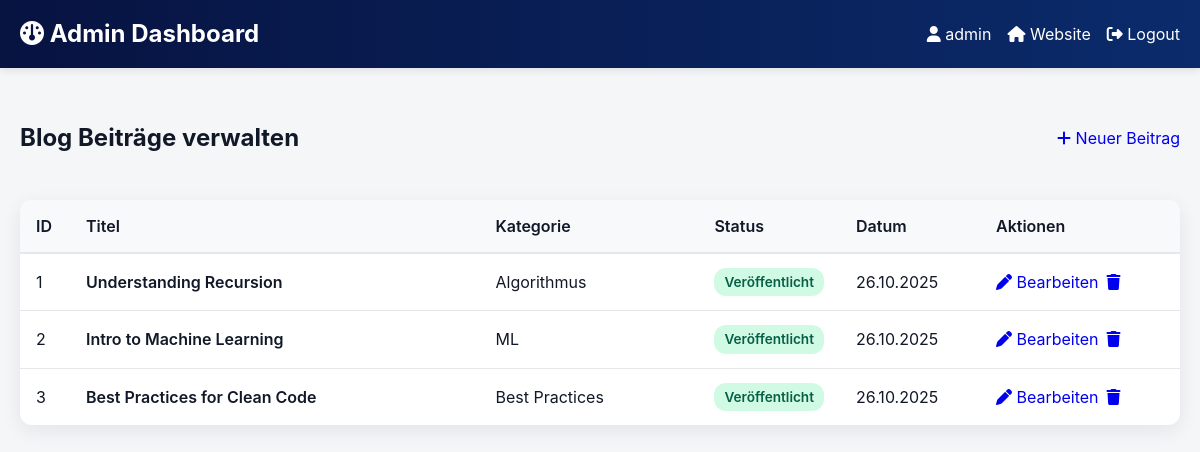
/admin/index.php (signed in), run on the app's committed database.
### tables this page shows
CREATE TABLE IF NOT EXISTS posts (
    id INT AUTO_INCREMENT PRIMARY KEY,
    title VARCHAR(200) NOT NULL,
    slug VARCHAR(200) UNIQUE NOT NULL,
    excerpt TEXT,
    content TEXT NOT NULL,
    image_url VARCHAR(500),
    category_id INT,
    author_id INT NOT NULL,
    published BOOLEAN DEFAULT FALSE,
    created_at TIMESTAMP DEFAULT CURRENT_TIMESTAMP,
    updated_at TIMESTAMP DEFAULT CURRENT_TIMESTAMP ON UPDATE CURRENT_TIMESTAMP,
    FOREIGN KEY (category_id) REFERENCES categories(id) ON DELETE SET NULL,
    FOREIGN KEY (author_id) REFERENCES users(id) ON DELETE CASCADE,
    INDEX idx_slug (slug),
    INDEX idx_published (published),
    INDEX idx_created_at (created_at)
);

CREATE TABLE IF NOT EXISTS categories (
    id INT AUTO_INCREMENT PRIMARY KEY,
    name VARCHAR(50) UNIQUE NOT NULL,
    slug VARCHAR(50) UNIQUE NOT NULL,
    color VARCHAR(20) DEFAULT 'info',
    created_at TIMESTAMP DEFAULT CURRENT_TIMESTAMP,
    INDEX idx_slug (slug)
);

### includes/auth.php (called while the page is built, shortened)
<?php
function getUsername() {
    return $_SESSION['username'] ?? null;
}

### includes/posts.php (called while the page is built, shortened)
<?php
function getAllPosts($db, $publishedOnly = true) {
    try {
        $sql = "SELECT p.*, c.name as category_name, c.slug as category_slug, c.color as category_color,
                       u.username as author_name
                FROM posts p
                LEFT JOIN categories c ON p.category_id = c.id
                LEFT JOIN users u ON p.author_id = u.id";
        $sql .= " ORDER BY p.created_at DESC";
        $stmt = $db->prepare($sql);
        $stmt->execute();
        return $stmt->fetchAll();
    } catch(PDOException $e) {
        error_log("Get Posts Error: " . $e->getMessage());
        return [];
    }
}

### admin/index.php (the view, shortened to what this page needs)
<?php
require_once '../includes/auth.php';
require_once '../includes/posts.php';
$database = new Database();
$db = $database->getConnection();
$posts = getAllPosts($db, false);
$username = getUsername();
?>
<!DOCTYPE html>
<html lang="de">
<head>
    <link rel="stylesheet" href="../style.css">
    <link rel="stylesheet" href="https://early.webawesome.com/webawesome@3.0.0-beta.6/dist/styles/webawesome.css">
    <link rel="stylesheet" href="https://early.webawesome.com/webawesome@3.0.0-beta.6/dist/styles/themes/awesome.css" />
    <link rel="stylesheet" href="https://cdnjs.cloudflare.com/ajax/libs/font-awesome/6.5.2/css/all.min.css">
</head>
<body>
    <header class="admin-header">
        <div class="admin-header-inner">
            <div>
                <h1 style="margin: 0; font-size: 1.5rem;">
                    <i class="fa-solid fa-gauge"></i> Admin Dashboard
                </h1>
            </div>
            <div class="user-menu">
                <span><i class="fa-solid fa-user"></i> <?php echo htmlspecialchars($username); ?></span>
                <a href="../index.php" style="color: white; text-decoration: none;">
                    <wa-button variant="ghost" size="small">
                        <i class="fa-solid fa-house"></i> Website
                    </wa-button>
                </a>
                <a href="logout.php" style="color: white; text-decoration: none;">
                    <wa-button variant="ghost" size="small">
                        <i class="fa-solid fa-right-from-bracket"></i> Logout
                    </wa-button>
                </a>
            </div>
        </div>
    </header>
    <main class="admin-content">
        <div class="page-title">
            <h2>Blog Beiträge verwalten</h2>
            <a href="post-edit.php" style="text-decoration: none;">
                <wa-button variant="primary">
                    <i class="fa-solid fa-plus"></i> Neuer Beitrag
                </wa-button>
            </a>
        </div>
        <div class="posts-table">
            <?php if (count($posts) > 0): ?>
                <table>
                    <thead>
                        <tr>
                            <th style="width: 50px;">ID</th>
                            <th>Titel</th>
                            <th>Kategorie</th>
                            <th style="width: 120px;">Status</th>
                            <th style="width: 140px;">Datum</th>
                            <th style="width: 200px;">Aktionen</th>
                        </tr>
                    </thead>
                    <tbody>
                        <?php foreach ($posts as $post): ?>
                            <tr>
                                <td><?php echo $post['id']; ?></td>
                                <td class="post-title-cell"><?php echo htmlspecialchars($post['title']); ?></td>
                                <td>
                                    <?php if ($post['category_name']): ?>
                                        <wa-badge variant="<?php echo htmlspecialchars($post['category_color']); ?>">
                                            <?php echo htmlspecialchars($post['category_name']); ?>
                                        </wa-badge>
                                    <?php else: ?>
                                        <span style="color: var(--muted);">-</span>
                                    <?php endif; ?>
                                </td>
                                <td>
                                    <span class="status-badge <?php echo $post['published'] ? 'status-published' : 'status-draft'; ?>">
                                        <?php echo $post['published'] ? 'Veröffentlicht' : 'Entwurf'; ?>
                                    </span>
                                </td>
                                <td><?php echo date('d.m.Y', strtotime($post['created_at'])); ?></td>
                                <td>
                                    <div class="actions">
                                        <a href="post-edit.php?id=<?php echo $post['id']; ?>" style="text-decoration: none;">
                                            <wa-button variant="secondary" size="small">
                                                <i class="fa-solid fa-pen"></i> Bearbeiten
                                            </wa-button>
                                        </a>
                                        <a href="?delete=<?php echo $post['id']; ?>"
                                           onclick="return confirm('Möchten Sie diesen Beitrag wirklich löschen?');"
                                           style="text-decoration: none;">
                                            <wa-button variant="danger" size="small">
                                                <i class="fa-solid fa-trash"></i>
                                            </wa-button>
                                        </a>
                                    </div>
                                </td>
                            </tr>
                        <?php endforeach; ?>
                    </tbody>
                </table>
            <?php endif; ?>
        </div>
    </main>
</body>
</html>

### style.css (style rules this page uses)
:root { --bg: #f5f6f8; --card: #ffffff; --muted: #6b7280; --primary: #0b78ff; --accent: #2dd4bf; --text: #111827; --radius: 12px; --container: 1100px; --glass: rgba(255,255,255,0.6); --shadow: 0 6px 20px rgba(17,24,39,0.08); }
* { box-sizing:border-box }
html,body { height:100% }
body { margin:0; font-family: "Inter", system-ui, -apple-system, "Segoe UI", Roboto, "Helvetica Neue", Arial; background:var(--bg); color:var(--text); -webkit-font-smoothing:antialiased; -moz-osx-font-smoothing:grayscale; line-height:1.5; transition:background .25s ease,color .25s ease; -webkit-tap-highlight-color: transparent; }

### admin/index.php (style rules this page uses)
.admin-header { background: linear-gradient(90deg, #071341, #0b2b6b); color: white; padding: 16px 0; box-shadow: 0 2px 8px rgba(0,0,0,0.1); }
.admin-header-inner { max-width: 1200px; margin: 0 auto; padding: 0 20px; display: flex; justify-content: space-between; align-items: center; }
.admin-content { max-width: 1200px; margin: 32px auto; padding: 0 20px; }
.page-title { display: flex; justify-content: space-between; align-items: center; margin-bottom: 24px; }
.posts-table { background: var(--card); border-radius: var(--radius); overflow: hidden; box-shadow: var(--shadow); }
table { width: 100%; border-collapse: collapse; }
th { background: #f8f9fa; padding: 14px 16px; text-align: left; font-weight: 600; border-bottom: 2px solid #e5e7eb; }
td { padding: 14px 16px; border-bottom: 1px solid #e5e7eb; }
tr:last-child td { border-bottom: none; }
.post-title-cell { font-weight: 600; }
.actions { display: flex; gap: 8px; }
.status-badge { display: inline-block; padding: 4px 10px; border-radius: 12px; font-size: 0.85rem; font-weight: 600; }
.status-published { background: #d1fae5; color: #065f46; }
.user-menu { display: flex; align-items: center; gap: 16px; }

### data on the page
posts: id "1", title "Understanding Recursion", category.name "Algorithmus", published "Veröffentlicht", created_at "26.10.2025"
posts: id "2", title "Intro to Machine Learning", category.name "ML", published "Veröffentlicht", created_at "26.10.2025"
posts: id "3", title "Best Practices for Clean Code", category.name "Best Practices", published "Veröffentlicht", created_at "26.10.2025"

### other printed values
$username "admin"
